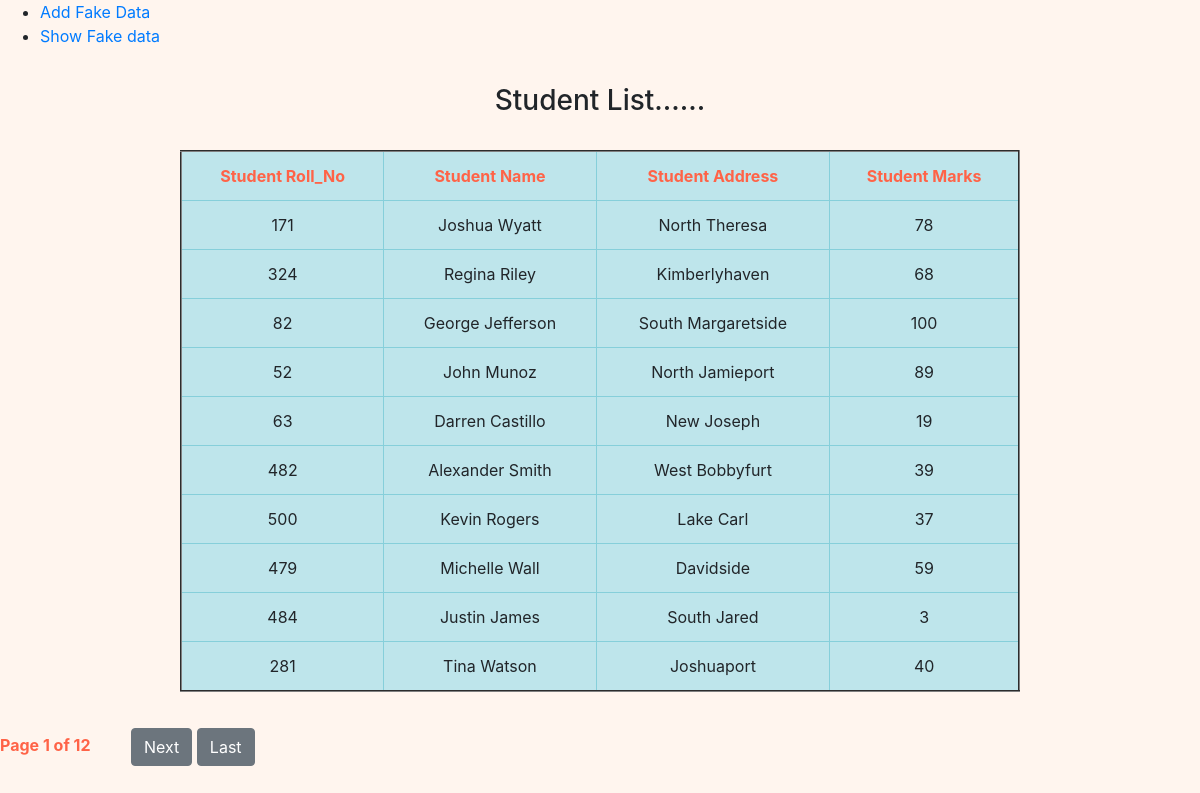
/pagination/, run on the app's committed database.
### firstapp/models.py (models this page shows)
class Student(models.Model):
    rollno=models.IntegerField()
    name=models.CharField(max_length=100)
    address=models.CharField(max_length=100)
    marks=models.IntegerField()

### firstapp/views.py (the view)
# urls.py: path('pagination/',Paginationshowview,name='pagination')
def Paginationshowview(request):
    stu=Student.objects.all()
    paginator=Paginator(stu,10)
    page_no=request.GET.get('page',1)
    obj=paginator.get_page(page_no)
    template_name='firstapp/pagination.html'
    context={'obj':obj}
    return render(request,template_name,context)

### templates/firstapp/pagination.html (shortened to what this page needs)
{% extends 'firstapp/base.html' %}
{% block content %}
<div style="width: 70%; margin: 3% 15%;">
    <h3 style="text-align: center;">Student List......</h3><br>
    <table border="2px" class="table table-info">
        <tr style="text-align: center;color:tomato;">
            <th>Student Roll_No</th>
            <th>Student Name</th>
            <th>Student Address</th>
            <th>Student Marks</th>
        </tr>
        {% for i in obj %}
            <tr style="text-align: center;">
                <td>{{i.rollno}}</td>
                <td>{{i.name}}</td>
                <td>{{i.address}}</td>
                <td>{{i.marks}}</td>
            </tr>
        {% endfor %}
    </table>
</div>
<div class="pagination">
    <div class="step-links">
        <span class="current" style="color:tomato;">
            <b>Page {{obj.number}} of {{obj.paginator.num_pages}}</b>
        </span>&nbsp;&nbsp;&nbsp;&nbsp;&nbsp;&nbsp;&nbsp;
            <span>
            {% if obj.has_next %}
            <a href="{% url 'pagination' %}?page={{obj.next_page_number}}"><button class="btn btn-secondary">Next</button></a>
            <a href="{% url 'pagination' %}?page={{obj.paginator.num_pages}}"><button class="btn btn-secondary">Last</button></a>
            {% endif %}
            </span>
    </div>
</div><br><br><br>
{% endblock %}

### templates/firstapp/base.html (shortened to what this page needs)
<!DOCTYPE html>
<html lang="en">
<head>
    <link rel="stylesheet" href="https://cdn.jsdelivr.net/npm/bootstrap@4.6.0/dist/css/bootstrap.min.css">
</head>
<body style="background-color:seashell;">
    <ul>
        <li><a href="{% url 'populate' %}">Add Fake Data</a></li>
        <li><a href="{% url 'pagination' %}">Show Fake data</a></li>
    </ul>
    {% block content %}
    {% endblock %}
</body>
</html>

### data on the page
Student: rollno "171", name "Joshua Wyatt", address "North Theresa", marks "78"
Student: rollno "324", name "Regina Riley", address "Kimberlyhaven", marks "68"
Student: rollno "82", name "George Jefferson", address "South Margaretside", marks "100"
Student: rollno "52", name "John Munoz", address "North Jamieport", marks "89"
Student: rollno "63", name "Darren Castillo", address "New Joseph", marks "19"
Student: rollno "482", name "Alexander Smith", address "West Bobbyfurt", marks "39"
Student: rollno "500", name "Kevin Rogers", address "Lake Carl", marks "37"
Student: rollno "479", name "Michelle Wall", address "Davidside", marks "59"
Student: rollno "484", name "Justin James", address "South Jared", marks "3"
Student: rollno "281", name "Tina Watson", address "Joshuaport", marks "40"

### other printed values
{{ obj.number }} "1"
{{ obj.paginator.num_pages }} "12"
